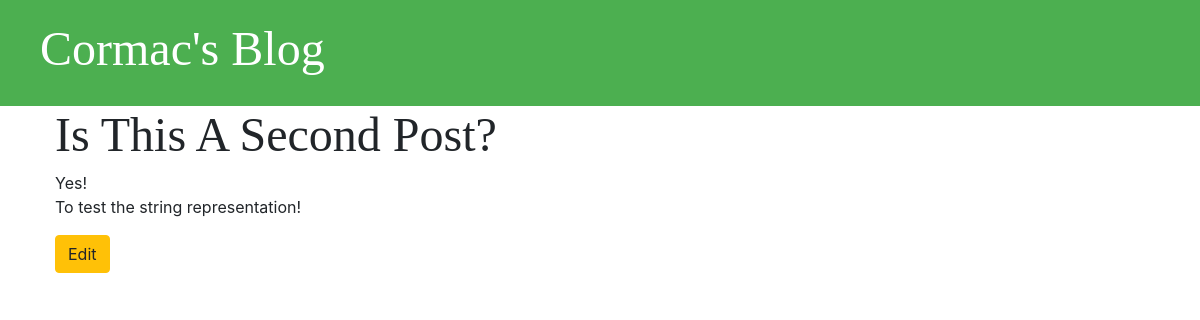
/post/2/, run on an earlier commit of the app's database.
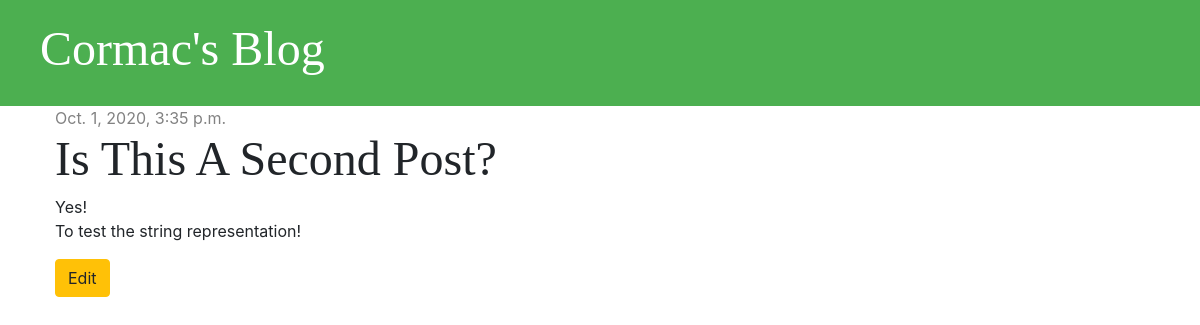
And on a later commit of the database.
### blog/models.py (models this page shows, shortened)
class Post(models.Model):
    objects = None
    author = models.ForeignKey('auth.User', on_delete=models.CASCADE)
    title = models.CharField(max_length=200)
    text  = models.TextField()
    created_date = models.DateTimeField(default=timezone.now)
    published_date = models.DateTimeField(blank=True, null=True)

### blog/views.py (the view)
# urls.py: path('post/<int:pk>/', views.post_detail, name='post_detail'),
def post_detail(request, pk):
    post = get_object_or_404(Post, pk=pk)
    stuff_for_frontend = {'post': post}
    return render(request, 'blog/post_detail.html', stuff_for_frontend)

### blog/templates/blog/post_detail.html
{% extends 'blog/base.html' %}
{% block content %}
    <div class="post">
        {% if post.published_date %}
            <div class="date">
                {{ post.published_date }}
            </div>
        {% endif %}
        <h1>{{ post.title }}</h1>
        <p>{{ post.text|linebreaksbr }}</p>
        <a href="{% url 'post_edit' pk=post.pk %}"><button type="submit" class="btn btn-warning">Edit</button></a>
    </div>
{% endblock %}

What changed in the data, as far as the page shows it:
changed Post "Is This A Second Post?": published_date (not shown) → "Oct. 1, 2020, 3:35 p.m."
